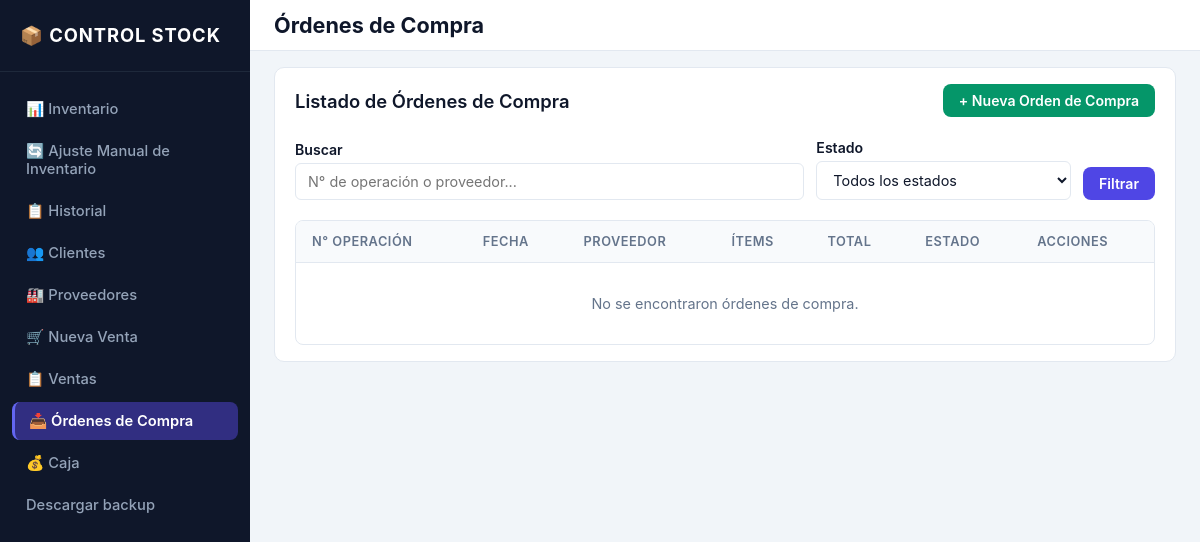
The app's page /ordenes-compra/?page=2, older data.
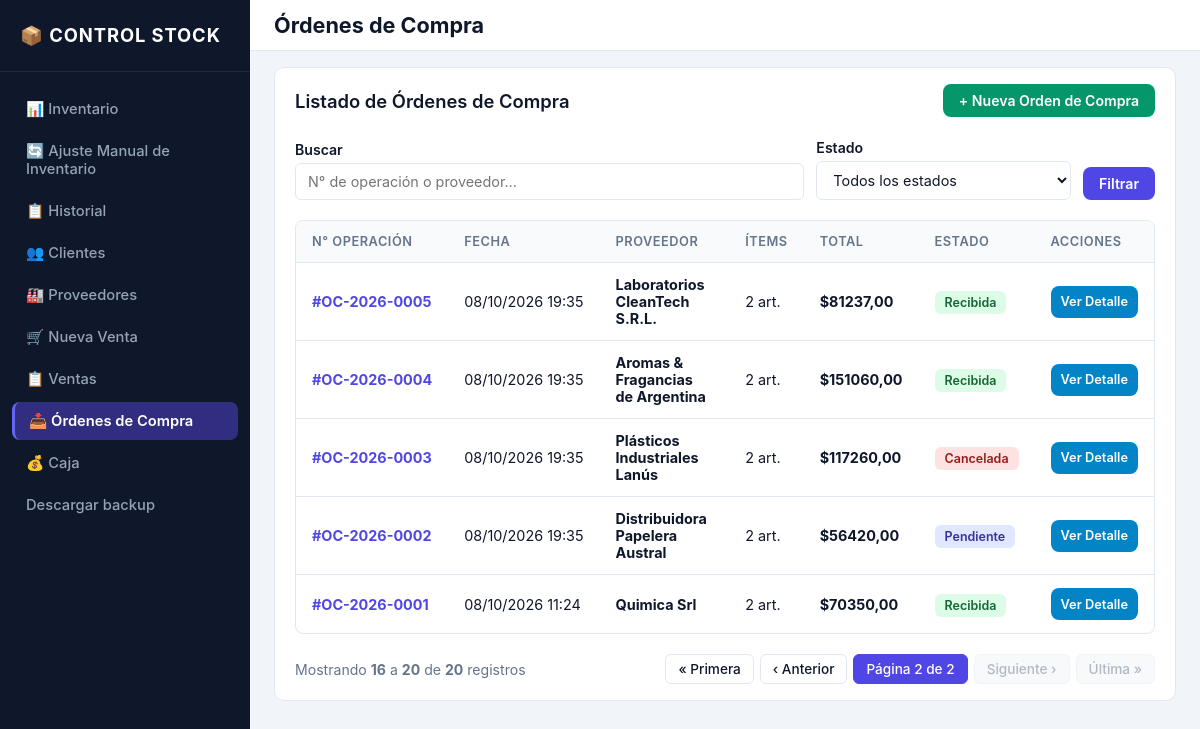
The same page, newer data.
### inventario/models.py (models this page shows, shortened)
class OrdenCompra(models.Model):
    class EstadoOrdenCompra(models.TextChoices):
        PENDIENTE = "PENDIENTE", "Pendiente"
        RECIBIDA = "RECIBIDA", "Recibida"
        CANCELADA = "CANCELADA", "Cancelada"
    numero_operacion = models.CharField(
        max_length=20,
        unique=True,
        verbose_name="Número de operación",
    )
    proveedor = models.ForeignKey(
        Proveedor,
        on_delete=models.PROTECT,
        related_name="ordenes_compra",
        verbose_name="Proveedor",
    )
    fecha = models.DateTimeField(default=timezone.now, verbose_name="Fecha")
    estado = models.CharField(
        max_length=15,
        choices=EstadoOrdenCompra.choices,
        default=EstadoOrdenCompra.PENDIENTE,
        verbose_name="Estado",
    )
    observacion = models.TextField(blank=True, verbose_name="Observación")
    fecha_creacion = models.DateTimeField(auto_now_add=True, verbose_name="Fecha de creación")
    fecha_actualizacion = models.DateTimeField(auto_now=True, verbose_name="Última actualización")
    class Meta:
        verbose_name = "Orden de compra"
        verbose_name_plural = "Órdenes de compra"
        ordering = ["-fecha", "-id"]
    @property
    def total(self):
        return sum(
            (item.subtotal for item in self.items.all()),
            Decimal("0.00"),
        )

class Proveedor(models.Model):
    TIPO_DOC_CHOICES = [
        ("DNI", "DNI"),
        ("CUIT", "CUIT"),
    ]
    nombre = models.CharField(max_length=150, verbose_name="Nombre / Razón social")
    tipo_documento = models.CharField(
        max_length=10,
        choices=TIPO_DOC_CHOICES,
        verbose_name="Tipo de documento",
    )
    numero_documento = models.CharField(
        max_length=20,
        unique=True,
        verbose_name="Número de documento",
    )
    domicilio = models.CharField(
        max_length=255,
        blank=True,
        default="",
        verbose_name="Domicilio de entrega",
    )
    correo = models.EmailField(blank=True, verbose_name="Correo electrónico")
    telefono = models.CharField(max_length=50, blank=True, verbose_name="Teléfono")
    activo = models.BooleanField(default=True, verbose_name="Activo")
    fecha_creacion = models.DateTimeField(auto_now_add=True, verbose_name="Fecha de creación")
    class Meta:
        verbose_name = "Proveedor"
        verbose_name_plural = "Proveedores"
        ordering = ["nombre"]

class OrdenCompraItem(models.Model):
    orden_compra = models.ForeignKey(
        OrdenCompra,
        on_delete=models.CASCADE,
        related_name="items",
        verbose_name="Orden de compra",
    )
    producto = models.ForeignKey(
        Producto,
        on_delete=models.PROTECT,
        related_name="orden_compra_items",
        verbose_name="Producto",
    )
    producto_nombre = models.CharField(
        max_length=150,
        blank=True,
        default="",
        verbose_name="Nombre del producto al comprar",
    )
    cantidad = models.PositiveIntegerField(
        validators=[MinValueValidator(1)],
        verbose_name="Cantidad",
    )
    precio_unitario_compra = models.DecimalField(
        max_digits=10,
        decimal_places=2,
        validators=[MinValueValidator(Decimal("0.00"))],
        verbose_name="Precio unitario de compra",
    )
    class Meta:
        verbose_name = "Ítem de orden de compra"
        verbose_name_plural = "Ítems de orden de compra"
    @property
    def subtotal(self):
        return self.cantidad * self.precio_unitario_compra

### inventario/views.py (the view)
# urls.py: path("ordenes-compra/", views.orden_compra_list, name="orden_compra_list"),
def orden_compra_list(request):
    ordenes = OrdenCompra.objects.select_related("proveedor").prefetch_related(
        "items__producto"
    )
    query = request.GET.get("q", "").strip()
    estado = request.GET.get("estado", "").strip()
    if query:
        ordenes = ordenes.filter(
            Q(numero_operacion__icontains=query) | Q(proveedor__nombre__icontains=query)
        )
    if estado:
        ordenes = ordenes.filter(estado=estado)
    paginator = Paginator(ordenes, 15)
    page_obj = paginator.get_page(request.GET.get("page"))
    return render(
        request,
        "inventario/orden_compra_list.html",
        {
            "ordenes": page_obj,
            "page_obj": page_obj,
            "query": query,
            "estado_seleccionado": estado,
            "estados": OrdenCompra.EstadoOrdenCompra.choices,
        },
    )

### inventario/templatetags/inventario_tags.py (called while the page is built)
@register.simple_tag(takes_context=True)
def param_replace(context, **kwargs):
    request = context.get("request")
    if not request:
        return ""
    params = request.GET.copy()
    for key, value in kwargs.items():
        if value is not None and value != "":
            params[key] = value
        else:
            params.pop(key, None)
    return params.urlencode()

### templates/inventario/orden_compra_list.html (shortened to what this page needs)
{% extends 'base.html' %}
{% block topbar_title %}Órdenes de Compra{% endblock %}
{% block content %}
<div class="card">
    <div class="card-header-flex">
        <h2 class="card-title">Listado de Órdenes de Compra</h2>
        <div class="action-bar">
            <a href="{% url 'orden_compra_crear' %}" class="btn btn-success">+ Nueva Orden de Compra</a>
        </div>
    </div>
    <form method="get" class="filter-form">
        <div class="filter-input-main">
            <label class="form-label">Buscar</label>
            <input type="text" name="q" value="{{ query }}" placeholder="N° de operación o proveedor..." class="form-control">
        </div>
        <div class="filter-input-sec">
            <label class="form-label">Estado</label>
            <select name="estado" class="form-control">
                <option value="">Todos los estados</option>
            </select>
        </div>
        <div>
            <button type="submit" class="btn btn-primary">Filtrar</button>
        </div>
    </form>
    <div class="table-responsive">
        <table>
            <thead>
                <tr>
                    <th>N° Operación</th>
                    <th>Fecha</th>
                    <th>Proveedor</th>
                    <th>Ítems</th>
                    <th>Total</th>
                    <th>Estado</th>
                    <th>Acciones</th>
                </tr>
            </thead>
            <tbody>
                {% for orden in ordenes %}
                <tr>
                    <td class="text-nowrap">
                        <a href="{% url 'orden_compra_detalle' orden.id %}" class="table-link">
                            <strong>#{{ orden.numero_operacion }}</strong>
                        </a>
                    </td>
                    <td class="text-nowrap">{{ orden.fecha|date:"d/m/Y H:i" }}</td>
                    <td><strong>{{ orden.proveedor.nombre }}</strong></td>
                    <td>{{ orden.items.count }} art.</td>
                    <td class="text-nowrap"><strong>${{ orden.total|floatformat:2 }}</strong></td>
                    <td>
                        {% if orden.estado == 'PENDIENTE' %}
                            <span class="badge badge-info">Pendiente</span>
                        {% elif orden.estado == 'RECIBIDA' %}
                            <span class="badge badge-success">Recibida</span>
                        {% else %}
                            <span class="badge badge-danger">Cancelada</span>
                        {% endif %}
                    </td>
                    <td class="text-nowrap">
                        <a href="{% url 'orden_compra_detalle' orden.id %}" class="btn btn-action btn-sm">Ver Detalle</a>
                    </td>
                </tr>
                {% empty %}
                <tr>
                    <td colspan="7" class="empty-row">No se encontraron órdenes de compra.</td>
                </tr>
                {% endfor %}
            </tbody>
        </table>
    </div>
    {% include 'inventario/includes/pagination.html' %}
</div>
{% endblock %}

Row changes from the older to the newer data that the page shows:
added OrdenCompra: numero_operacion "OC-2026-0005", fecha "08/10/2026 19:35", proveedor.nombre "Laboratorios CleanTech S.R.L.", items.count "2", total "81237,00", estado "Recibida"
added OrdenCompra: numero_operacion "OC-2026-0004", fecha "08/10/2026 19:35", proveedor.nombre "Aromas & Fragancias de Argentina", items.count "2", total "151060,00", estado "Recibida"
added OrdenCompra: numero_operacion "OC-2026-0003", fecha "08/10/2026 19:35", proveedor.nombre "Plásticos Industriales Lanús", items.count "2", total "117260,00", estado "Cancelada"
added OrdenCompra: numero_operacion "OC-2026-0002", fecha "08/10/2026 19:35", proveedor.nombre "Distribuidora Papelera Austral", items.count "2", total "56420,00", estado "Pendiente"
added OrdenCompra: numero_operacion "OC-2026-0001", fecha "08/10/2026 11:24", proveedor.nombre "Quimica Srl", items.count "2", total "70350,00", estado "Recibida"
Text that changed along with them:
{{ page_obj.start_index }}: (not shown) → "16"
{{ page_obj.end_index }}: (not shown) → "20"
{{ page_obj.paginator.count }}: (not shown) → "20"
{{ page_obj.number }}: (not shown) → "2"
{{ page_obj.paginator.num_pages }}: (not shown) → "2"
text no longer shown: "No se encontraron órdenes de compra."
text now shown: "Mostrando a de registros « Primera ‹ Anterior Página de Siguiente › Última »"
